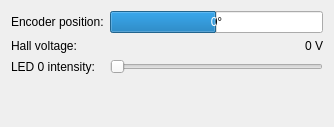
<?xml version="1.0" encoding="UTF-8"?>
<ui version="4.0">
 <class>MainWindow</class>
 <widget class="QMainWindow" name="MainWindow">
  <property name="geometry">
   <rect>
    <x>0</x>
    <y>0</y>
    <width>334</width>
    <height>127</height>
   </rect>
  </property>
  <property name="windowTitle">
   <string>HRI example program</string>
  </property>
  <widget class="QWidget" name="centralWidget">
   <layout class="QGridLayout" name="gridLayout">
    <item row="2" column="0">
     <widget class="QLabel" name="label_2">
      <property name="text">
       <string>LED 0 intensity:</string>
      </property>
     </widget>
    </item>
    <item row="2" column="1">
     <widget class="QSlider" name="ledSlider">
      <property name="maximum">
       <number>100</number>
      </property>
      <property name="orientation">
       <enum>Qt::Horizontal</enum>
      </property>
     </widget>
    </item>
    <item row="0" column="0">
     <widget class="QLabel" name="label">
      <property name="text">
       <string>Encoder position:</string>
      </property>
     </widget>
    </item>
    <item row="0" column="1">
     <widget class="QProgressBar" name="encoderProgressbar">
      <property name="minimum">
       <number>-40</number>
      </property>
      <property name="maximum">
       <number>40</number>
      </property>
      <property name="value">
       <number>0</number>
      </property>
      <property name="format">
       <string>%v°</string>
      </property>
     </widget>
    </item>
    <item row="3" column="0">
     <spacer name="verticalSpacer">
      <property name="orientation">
       <enum>Qt::Vertical</enum>
      </property>
      <property name="sizeHint" stdset="0">
       <size>
        <width>20</width>
        <height>40</height>
       </size>
      </property>
     </spacer>
    </item>
    <item row="1" column="0">
     <widget class="QLabel" name="label_3">
      <property name="text">
       <string>Hall voltage:</string>
      </property>
     </widget>
    </item>
    <item row="1" column="1">
     <widget class="QLabel" name="hallVoltageLabel">
      <property name="text">
       <string>0 V</string>
      </property>
      <property name="alignment">
       <set>Qt::AlignRight|Qt::AlignTrailing|Qt::AlignVCenter</set>
      </property>
     </widget>
    </item>
   </layout>
  </widget>
 </widget>
 <layoutdefault spacing="6" margin="11"/>
 <resources/>
 <connections/>
</ui>
